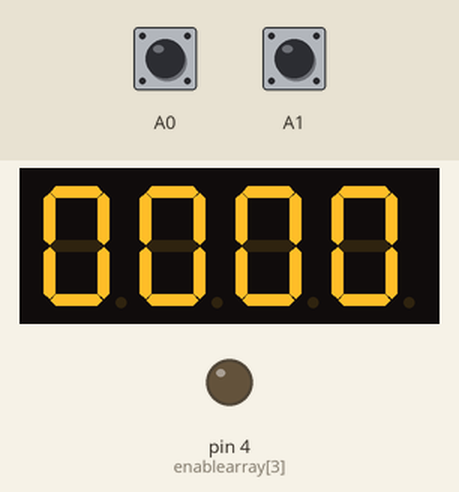
The sketch below on a simulated Arduino Uno, built with avr-gcc and run on an emulated ATmega328P. Parts: 4-digit seven-segment display, output pins drawn as LEDs (lit = HIGH). Wiring (inferred from the names in the program): 4-digit 7-segment display, segments lit when HIGH: segments pin 12, pin 8, pin 5, pin 3, pin 2, pin 11, pin 6; digit selects pin 13, pin 10, pin 9, pin 7. The inputs (shaded band) are chosen by the test bench; at power-on: A0 HIGH, A1 HIGH. The segment pins are drawn as the display they are named for; pins used as bus, display or sensor lines are not drawn.

Above: at 1.2 s.
1.3 s: A0 pulled LOW for 0.15 s
At 2.3 s:
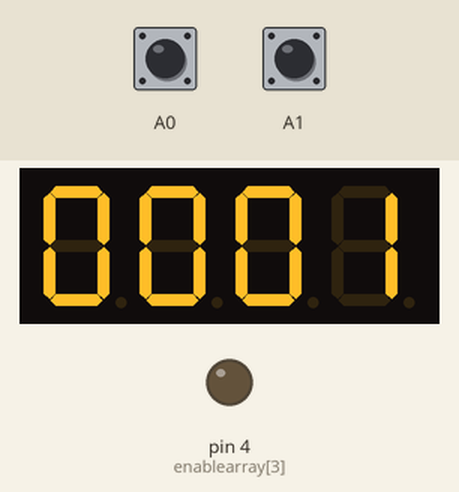
2.9 s: A0 pulled LOW for 1 s
At 4.2 s:
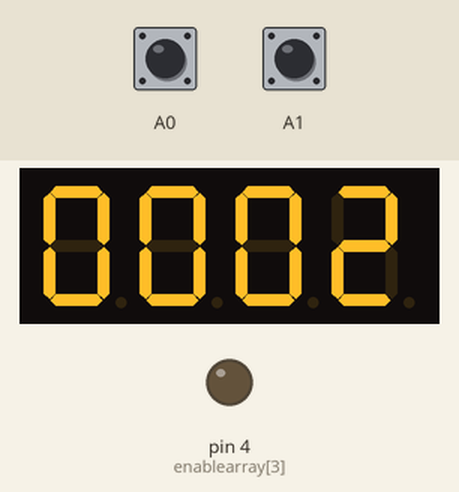
Timing chart, 0 to 5.9 s (numbered marks = the images above; inputs shaded):
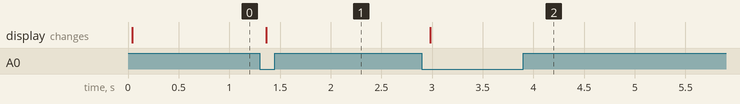

Measured:
- after the input at 1.3 s, the display: changes after 0.06 s (image 1)
- after the input at 2.9 s, the display: changes after 0.08 s (image 2)

The sketch:

IncrementDecrement4digit7segment.ino
```cpp
const int E = 2;
const int D = 3;
const int DP = 4;
const int C = 5;
const int G = 6;
const int D4 = 7;
const int B = 8;
const int D3 = 9;
const int D2 = 10;
const int F = 11;
const int A = 12;
const int D1 = 13;

int currentnum = 0;
int buttonstate = HIGH;
int buttonstate2 = HIGH;
int digcount = 1;

int enablearray[4] = {D1, D2, D3, D4};
int segarray[7] = {12, 8, 5, 3, 2, 11, 6};
int array0[7] = {1, 1, 1, 1, 1, 1, 0};
int array1[7] = {0, 1, 1, 0, 0, 0, 0};
int array2[7] = {1, 1, 0, 1, 1, 0, 1};
int array3[7] = {1, 1, 1, 1, 0, 0, 1};
int array4[7] = {0, 1, 1, 0, 0, 1, 1};
int array7[7] = {1, 1, 1, 0, 0, 0, 0};
int array5[7] = {1, 0, 1, 1, 0, 1, 1};
int array6[7] = {1, 0, 1, 1, 1, 1, 1};
int array8[7] = {1, 1, 1, 1, 1, 1, 1};
int array9[7] = {1, 1, 1, 1, 0, 1, 1};


void print(int array[]) {
    for (int y = 0; y < 7; y++) {
        digitalWrite(segarray[y], array[y]);
    }
}

void draw(int number) {
    switch (number) {
        case 0: print(array0); break;
        case 1: print(array1); break;
        case 2: print(array2); break;
        case 3: print(array3); break;
        case 4: print(array4); break;
        case 5: print(array5); break;
        case 6: print(array6); break;
        case 7: print(array7); break;
        case 8: print(array8); break;
        case 9: print(array9); break;
    }
}

void place_value_calc(int num) {
    int num1 = (num / 1000) % 10;
    int num2 = (num / 100) % 10;
    int num3 = (num / 10) % 10;
    int num4 = num % 10;
    int digits_of_number[4];
    digits_of_number[0] = num1;
    digits_of_number[1] = num2;
    digits_of_number[2] = num3;
    digits_of_number[3] = num4;
    for (int index = 0; index < 4; index++) {
        for (int l = 0; l < 7; l++){
            digitalWrite(segarray[l], LOW);
        }
        digitalWrite(D1, HIGH);
        digitalWrite(D2, HIGH);
        digitalWrite(D3, HIGH);
        digitalWrite(D4, HIGH);
        digitalWrite(enablearray[index], LOW);
        draw(digits_of_number[index]);
        delay(4);
    }

}

void setup() {
    for (int x = 2; x < 14; x++) {
        pinMode(x, OUTPUT);
    }
    pinMode(A0, INPUT_PULLUP);
    pinMode(A1, INPUT_PULLUP);
}

void loop() {
    int buttonreading = digitalRead(A0);
    int buttonreading2 = digitalRead(A1);
    if (buttonreading != buttonstate) {
        buttonstate = buttonreading;
        if (buttonstate == LOW) {
            currentnum++;
            if (currentnum == 10000) {
                currentnum = 0;
            }
        }
    }
    if (buttonreading2 != buttonstate2) {
        buttonstate2 = buttonreading2;
        if (buttonstate2 == LOW) {
            currentnum -= 1;
            if (currentnum == -1) {
                currentnum = 9999;
            }
        }
    }
    place_value_calc(currentnum);

}
```
